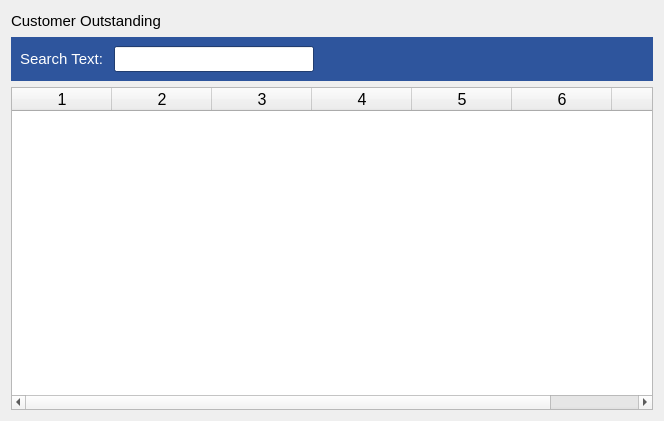
<?xml version="1.0" encoding="UTF-8"?>
<ui version="4.0">
 <class>CustomerOutstandingWidget</class>
 <widget class="QWidget" name="CustomerOutstandingWidget">
  <property name="geometry">
   <rect>
    <x>0</x>
    <y>0</y>
    <width>664</width>
    <height>421</height>
   </rect>
  </property>
  <property name="windowTitle">
   <string>Form</string>
  </property>
  <layout class="QVBoxLayout" name="verticalLayout">
   <item>
    <layout class="QHBoxLayout" name="horizontalLayout">
     <item>
      <widget class="QLabel" name="label">
       <property name="font">
        <font>
         <pointsize>11</pointsize>
        </font>
       </property>
       <property name="text">
        <string>Customer Outstanding</string>
       </property>
      </widget>
     </item>
     <item>
      <spacer name="horizontalSpacer">
       <property name="orientation">
        <enum>Qt::Horizontal</enum>
       </property>
       <property name="sizeHint" stdset="0">
        <size>
         <width>40</width>
         <height>20</height>
        </size>
       </property>
      </spacer>
     </item>
    </layout>
   </item>
   <item>
    <widget class="QWidget" name="widget" native="true">
     <property name="palette">
      <palette>
       <active>
        <colorrole role="WindowText">
         <brush brushstyle="SolidPattern">
          <color alpha="255">
           <red>0</red>
           <green>0</green>
           <blue>0</blue>
          </color>
         </brush>
        </colorrole>
        <colorrole role="Button">
         <brush brushstyle="SolidPattern">
          <color alpha="255">
           <red>180</red>
           <green>180</green>
           <blue>180</blue>
          </color>
         </brush>
        </colorrole>
        <colorrole role="Light">
         <brush brushstyle="SolidPattern">
          <color alpha="255">
           <red>255</red>
           <green>255</green>
           <blue>255</blue>
          </color>
         </brush>
        </colorrole>
        <colorrole role="Midlight">
         <brush brushstyle="SolidPattern">
          <color alpha="255">
           <red>217</red>
           <green>217</green>
           <blue>217</blue>
          </color>
         </brush>
        </colorrole>
        <colorrole role="Dark">
         <brush brushstyle="SolidPattern">
          <color alpha="255">
           <red>90</red>
           <green>90</green>
           <blue>90</blue>
          </color>
         </brush>
        </colorrole>
        <colorrole role="Mid">
         <brush brushstyle="SolidPattern">
          <color alpha="255">
           <red>120</red>
           <green>120</green>
           <blue>120</blue>
          </color>
         </brush>
        </colorrole>
        <colorrole role="Text">
         <brush brushstyle="SolidPattern">
          <color alpha="255">
           <red>0</red>
           <green>0</green>
           <blue>0</blue>
          </color>
         </brush>
        </colorrole>
        <colorrole role="BrightText">
         <brush brushstyle="SolidPattern">
          <color alpha="255">
           <red>255</red>
           <green>255</green>
           <blue>255</blue>
          </color>
         </brush>
        </colorrole>
        <colorrole role="ButtonText">
         <brush brushstyle="SolidPattern">
          <color alpha="255">
           <red>0</red>
           <green>0</green>
           <blue>0</blue>
          </color>
         </brush>
        </colorrole>
        <colorrole role="Base">
         <brush brushstyle="SolidPattern">
          <color alpha="255">
           <red>255</red>
           <green>255</green>
           <blue>255</blue>
          </color>
         </brush>
        </colorrole>
        <colorrole role="Window">
         <brush brushstyle="SolidPattern">
          <color alpha="255">
           <red>46</red>
           <green>85</green>
           <blue>157</blue>
          </color>
         </brush>
        </colorrole>
        <colorrole role="Shadow">
         <brush brushstyle="SolidPattern">
          <color alpha="255">
           <red>0</red>
           <green>0</green>
           <blue>0</blue>
          </color>
         </brush>
        </colorrole>
        <colorrole role="AlternateBase">
         <brush brushstyle="SolidPattern">
          <color alpha="255">
           <red>217</red>
           <green>217</green>
           <blue>217</blue>
          </color>
         </brush>
        </colorrole>
        <colorrole role="ToolTipBase">
         <brush brushstyle="SolidPattern">
          <color alpha="255">
           <red>255</red>
           <green>255</green>
           <blue>220</blue>
          </color>
         </brush>
        </colorrole>
        <colorrole role="ToolTipText">
         <brush brushstyle="SolidPattern">
          <color alpha="255">
           <red>0</red>
           <green>0</green>
           <blue>0</blue>
          </color>
         </brush>
        </colorrole>
       </active>
       <inactive>
        <colorrole role="WindowText">
         <brush brushstyle="SolidPattern">
          <color alpha="255">
           <red>0</red>
           <green>0</green>
           <blue>0</blue>
          </color>
         </brush>
        </colorrole>
        <colorrole role="Button">
         <brush brushstyle="SolidPattern">
          <color alpha="255">
           <red>180</red>
           <green>180</green>
           <blue>180</blue>
          </color>
         </brush>
        </colorrole>
        <colorrole role="Light">
         <brush brushstyle="SolidPattern">
          <color alpha="255">
           <red>255</red>
           <green>255</green>
           <blue>255</blue>
          </color>
         </brush>
        </colorrole>
        <colorrole role="Midlight">
         <brush brushstyle="SolidPattern">
          <color alpha="255">
           <red>217</red>
           <green>217</green>
           <blue>217</blue>
          </color>
         </brush>
        </colorrole>
        <colorrole role="Dark">
         <brush brushstyle="SolidPattern">
          <color alpha="255">
           <red>90</red>
           <green>90</green>
           <blue>90</blue>
          </color>
         </brush>
        </colorrole>
        <colorrole role="Mid">
         <brush brushstyle="SolidPattern">
          <color alpha="255">
           <red>120</red>
           <green>120</green>
           <blue>120</blue>
          </color>
         </brush>
        </colorrole>
        <colorrole role="Text">
         <brush brushstyle="SolidPattern">
          <color alpha="255">
           <red>0</red>
           <green>0</green>
           <blue>0</blue>
          </color>
         </brush>
        </colorrole>
        <colorrole role="BrightText">
         <brush brushstyle="SolidPattern">
          <color alpha="255">
           <red>255</red>
           <green>255</green>
           <blue>255</blue>
          </color>
         </brush>
        </colorrole>
        <colorrole role="ButtonText">
         <brush brushstyle="SolidPattern">
          <color alpha="255">
           <red>0</red>
           <green>0</green>
           <blue>0</blue>
          </color>
         </brush>
        </colorrole>
        <colorrole role="Base">
         <brush brushstyle="SolidPattern">
          <color alpha="255">
           <red>255</red>
           <green>255</green>
           <blue>255</blue>
          </color>
         </brush>
        </colorrole>
        <colorrole role="Window">
         <brush brushstyle="SolidPattern">
          <color alpha="255">
           <red>46</red>
           <green>85</green>
           <blue>157</blue>
          </color>
         </brush>
        </colorrole>
        <colorrole role="Shadow">
         <brush brushstyle="SolidPattern">
          <color alpha="255">
           <red>0</red>
           <green>0</green>
           <blue>0</blue>
          </color>
         </brush>
        </colorrole>
        <colorrole role="AlternateBase">
         <brush brushstyle="SolidPattern">
          <color alpha="255">
           <red>217</red>
           <green>217</green>
           <blue>217</blue>
          </color>
         </brush>
        </colorrole>
        <colorrole role="ToolTipBase">
         <brush brushstyle="SolidPattern">
          <color alpha="255">
           <red>255</red>
           <green>255</green>
           <blue>220</blue>
          </color>
         </brush>
        </colorrole>
        <colorrole role="ToolTipText">
         <brush brushstyle="SolidPattern">
          <color alpha="255">
           <red>0</red>
           <green>0</green>
           <blue>0</blue>
          </color>
         </brush>
        </colorrole>
       </inactive>
       <disabled>
        <colorrole role="WindowText">
         <brush brushstyle="SolidPattern">
          <color alpha="255">
           <red>90</red>
           <green>90</green>
           <blue>90</blue>
          </color>
         </brush>
        </colorrole>
        <colorrole role="Button">
         <brush brushstyle="SolidPattern">
          <color alpha="255">
           <red>180</red>
           <green>180</green>
           <blue>180</blue>
          </color>
         </brush>
        </colorrole>
        <colorrole role="Light">
         <brush brushstyle="SolidPattern">
          <color alpha="255">
           <red>255</red>
           <green>255</green>
           <blue>255</blue>
          </color>
         </brush>
        </colorrole>
        <colorrole role="Midlight">
         <brush brushstyle="SolidPattern">
          <color alpha="255">
           <red>217</red>
           <green>217</green>
           <blue>217</blue>
          </color>
         </brush>
        </colorrole>
        <colorrole role="Dark">
         <brush brushstyle="SolidPattern">
          <color alpha="255">
           <red>90</red>
           <green>90</green>
           <blue>90</blue>
          </color>
         </brush>
        </colorrole>
        <colorrole role="Mid">
         <brush brushstyle="SolidPattern">
          <color alpha="255">
           <red>120</red>
           <green>120</green>
           <blue>120</blue>
          </color>
         </brush>
        </colorrole>
        <colorrole role="Text">
         <brush brushstyle="SolidPattern">
          <color alpha="255">
           <red>90</red>
           <green>90</green>
           <blue>90</blue>
          </color>
         </brush>
        </colorrole>
        <colorrole role="BrightText">
         <brush brushstyle="SolidPattern">
          <color alpha="255">
           <red>255</red>
           <green>255</green>
           <blue>255</blue>
          </color>
         </brush>
        </colorrole>
        <colorrole role="ButtonText">
         <brush brushstyle="SolidPattern">
          <color alpha="255">
           <red>90</red>
           <green>90</green>
           <blue>90</blue>
          </color>
         </brush>
        </colorrole>
        <colorrole role="Base">
         <brush brushstyle="SolidPattern">
          <color alpha="255">
           <red>46</red>
           <green>85</green>
           <blue>157</blue>
          </color>
         </brush>
        </colorrole>
        <colorrole role="Window">
         <brush brushstyle="SolidPattern">
          <color alpha="255">
           <red>46</red>
           <green>85</green>
           <blue>157</blue>
          </color>
         </brush>
        </colorrole>
        <colorrole role="Shadow">
         <brush brushstyle="SolidPattern">
          <color alpha="255">
           <red>0</red>
           <green>0</green>
           <blue>0</blue>
          </color>
         </brush>
        </colorrole>
        <colorrole role="AlternateBase">
         <brush brushstyle="SolidPattern">
          <color alpha="255">
           <red>180</red>
           <green>180</green>
           <blue>180</blue>
          </color>
         </brush>
        </colorrole>
        <colorrole role="ToolTipBase">
         <brush brushstyle="SolidPattern">
          <color alpha="255">
           <red>255</red>
           <green>255</green>
           <blue>220</blue>
          </color>
         </brush>
        </colorrole>
        <colorrole role="ToolTipText">
         <brush brushstyle="SolidPattern">
          <color alpha="255">
           <red>0</red>
           <green>0</green>
           <blue>0</blue>
          </color>
         </brush>
        </colorrole>
       </disabled>
      </palette>
     </property>
     <property name="font">
      <font>
       <pointsize>10</pointsize>
      </font>
     </property>
     <property name="autoFillBackground">
      <bool>true</bool>
     </property>
     <layout class="QHBoxLayout" name="horizontalLayout_3">
      <item>
       <widget class="QLabel" name="label_2">
        <property name="palette">
         <palette>
          <active>
           <colorrole role="WindowText">
            <brush brushstyle="SolidPattern">
             <color alpha="255">
              <red>255</red>
              <green>255</green>
              <blue>255</blue>
             </color>
            </brush>
           </colorrole>
          </active>
          <inactive>
           <colorrole role="WindowText">
            <brush brushstyle="SolidPattern">
             <color alpha="255">
              <red>255</red>
              <green>255</green>
              <blue>255</blue>
             </color>
            </brush>
           </colorrole>
          </inactive>
          <disabled>
           <colorrole role="WindowText">
            <brush brushstyle="SolidPattern">
             <color alpha="255">
              <red>90</red>
              <green>90</green>
              <blue>90</blue>
             </color>
            </brush>
           </colorrole>
          </disabled>
         </palette>
        </property>
        <property name="font">
         <font>
          <pointsize>11</pointsize>
         </font>
        </property>
        <property name="text">
         <string>Search Text: </string>
        </property>
       </widget>
      </item>
      <item>
       <widget class="QLineEdit" name="searchText">
        <property name="sizePolicy">
         <sizepolicy hsizetype="Minimum" vsizetype="Fixed">
          <horstretch>0</horstretch>
          <verstretch>0</verstretch>
         </sizepolicy>
        </property>
        <property name="minimumSize">
         <size>
          <width>200</width>
          <height>0</height>
         </size>
        </property>
        <property name="font">
         <font>
          <pointsize>11</pointsize>
         </font>
        </property>
       </widget>
      </item>
      <item>
       <spacer name="horizontalSpacer_3">
        <property name="orientation">
         <enum>Qt::Horizontal</enum>
        </property>
        <property name="sizeHint" stdset="0">
         <size>
          <width>40</width>
          <height>20</height>
         </size>
        </property>
       </spacer>
      </item>
     </layout>
    </widget>
   </item>
   <item>
    <widget class="QTableWidget" name="customers">
     <property name="font">
      <font>
       <pointsize>12</pointsize>
      </font>
     </property>
     <property name="columnCount">
      <number>7</number>
     </property>
     <column/>
     <column/>
     <column/>
     <column/>
     <column/>
     <column/>
     <column/>
    </widget>
   </item>
  </layout>
 </widget>
 <resources/>
 <connections/>
</ui>
